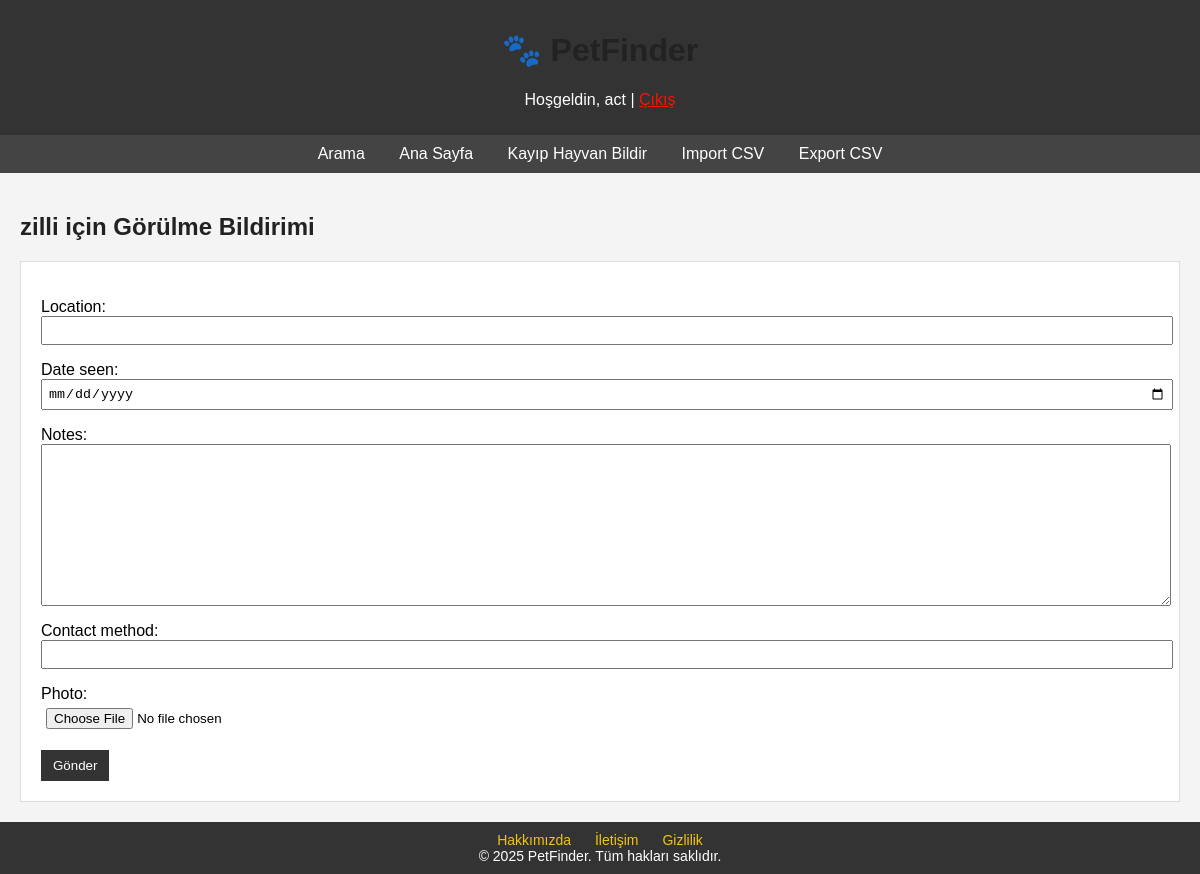
/mainpage/pets/2/report/ (signed in), run on an earlier commit of the app's database.
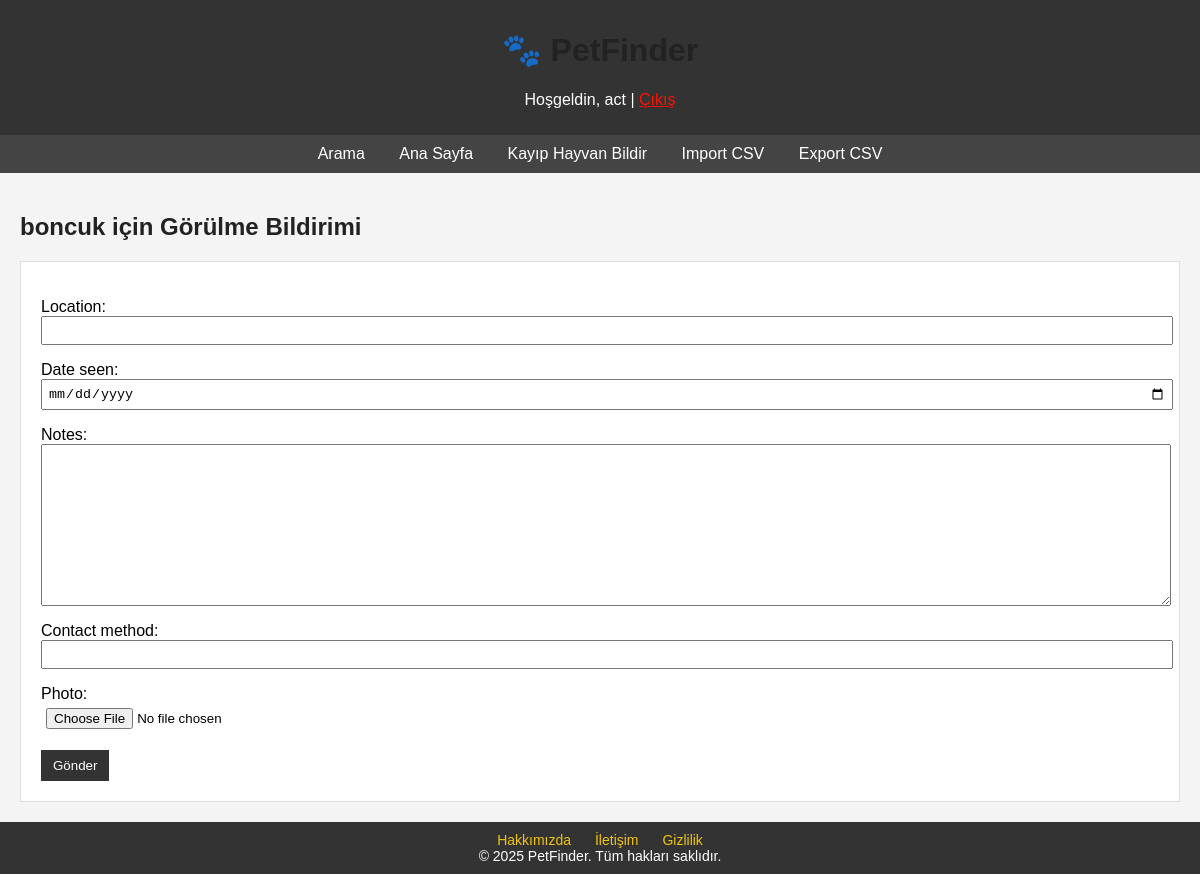
And on a later commit of the database.
### mainpage/models.py (models this page shows, shortened)
class Pet(models.Model):
    ANIMAL_TYPES = [('Dog', 'Köpek'), ('Cat', 'Kedi'), ('Bird', 'Kuş'), ('Other', 'Diğer')]
    GENDERS = [('Male', 'Erkek'), ('Female', 'Dişi')]
    STATUS_CHOICES = [('Lost', 'Kayıp'), ('Found', 'Bulundu'), ('Returned', 'Teslim Edildi')]
    name = models.CharField(max_length=100, verbose_name="İsim")
    species = models.CharField(max_length=20, choices=ANIMAL_TYPES, verbose_name="Tür")
    breed = models.CharField(max_length=100, blank=True, verbose_name="Irk")
    age = models.PositiveIntegerField(verbose_name="Yaş")
    gender = models.CharField(max_length=10, choices=GENDERS, verbose_name="Cinsiyet")
    description = models.TextField(blank=True, verbose_name="Açıklama")
    last_seen_location = models.CharField(max_length=255, verbose_name="Son Görülme Yeri")
    last_seen_date = models.DateField(default=datetime.date(2025, 1, 1), verbose_name="Son Görülme Tarihi")
    image = models.ImageField(upload_to='pet_images/', blank=True, null=True, verbose_name="Resim")
    status = models.CharField(max_length=20, choices=STATUS_CHOICES, default='Lost', verbose_name="Durum")
    owner = models.ForeignKey(User, on_delete=models.CASCADE)
    date_reported = models.DateTimeField(auto_now_add=True, verbose_name="Bildirim Tarihi")
    tags = models.ManyToManyField("Tag", blank=True, verbose_name="Etiketler")

### mainpage/views.py (the view)
# urls.py: path('pets/<int:pet_id>/report/', views.report_pet_sighting, name='report_pet_sighting'),
@login_required
def report_pet_sighting(request, pet_id):
    pet = get_object_or_404(Pet, id=pet_id)
    if request.method == 'POST':
        form = PetSightingForm(request.POST, request.FILES, pet=pet, reporter=request.user)
        if form.is_valid():
            form.save()
            return redirect('mainpage:pet_detail', pk=pet_id)
        else:
            print(form.errors)  # Hataları görmek için
    else:
        form = PetSightingForm(pet=pet, reporter=request.user)
    return render(request, 'mainpage/report_sighting.html', {'form': form, 'pet': pet})

### mainpage/forms.py (shortened to what this page needs)
class PetSightingForm(forms.ModelForm):
    class Meta:
        model = PetSighting
        fields = ['location', 'date_seen', 'notes', 'contact_method', 'photo']
        widgets = {
            'date_seen': DateInput(
                attrs={'type': 'date'},
                format='%Y-%m-%d'
            ),
        }
    def __init__(self, *args, **kwargs):
        self.pet = kwargs.pop('pet', None)
        self.user = kwargs.pop('reporter', None)
        super().__init__(*args, **kwargs)
        self.fields['date_seen'].input_formats = ['%Y-%m-%d']
        self.fields['contact_method'].required = True
        self.fields['date_seen'].required = True
        self.fields['location'].required = True

### mainpage/templates/mainpage/report_sighting.html (shortened to what this page needs)
{% extends 'mainpage/base.html' %}
{% load static %}
{% block content %}
<h2>{{ pet.name }} için Görülme Bildirimi</h2>
<form method="post">
  {{ form.as_p }}
  <button type="submit">Gönder</button>
</form>
{% endblock %}

What changed in the data, as far as the page shows it:
changed Pet: name "zilli" → "boncuk"
